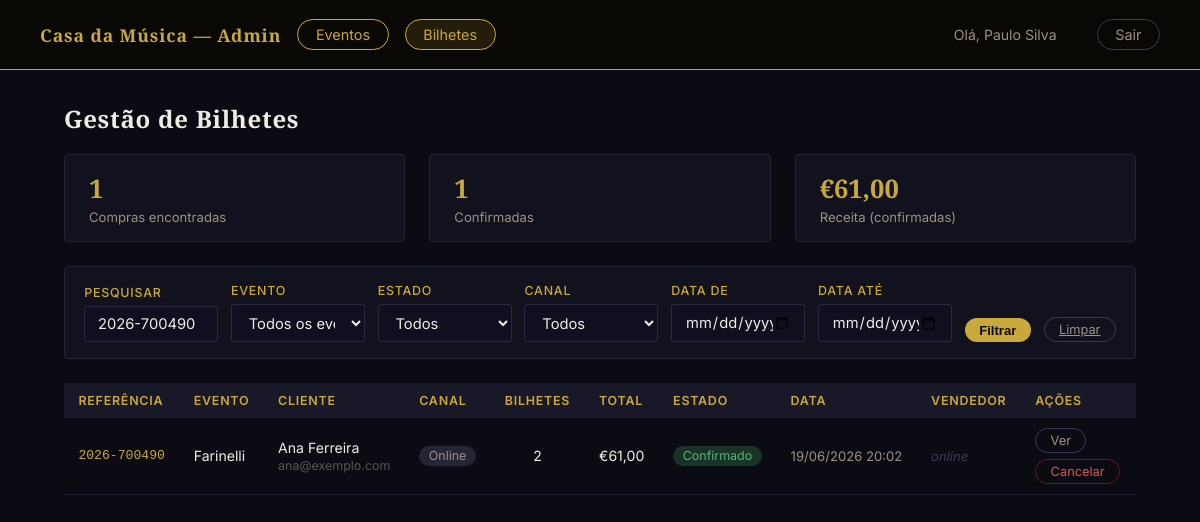
The page /bilhetes.php?pesquisa=2026-700490 (signed in) on the database its author committed.
### tables this page shows
CREATE TABLE compras (
            id                INTEGER PRIMARY KEY AUTOINCREMENT,
            referencia        TEXT    UNIQUE NOT NULL,
            evento_id         INTEGER NOT NULL,
            utilizador_id     INTEGER,
            nome_cliente      TEXT    NOT NULL,
            email_cliente     TEXT    NOT NULL,
            telefone_cliente  TEXT,
            nif_cliente       TEXT,
            canal             TEXT    NOT NULL DEFAULT 'online'
                                      CHECK(canal IN ('online','presencial')),
            vendedor_id       INTEGER,
            metodo_pagamento  TEXT    NOT NULL,
            total             REAL    NOT NULL,
            estado            TEXT    NOT NULL DEFAULT 'confirmado'
                                      CHECK(estado IN ('confirmado','cancelado')),
            data_compra       TEXT    NOT NULL DEFAULT (datetime('now')),
            FOREIGN KEY (evento_id)     REFERENCES eventos(id),
            FOREIGN KEY (utilizador_id) REFERENCES utilizadores(id),
            FOREIGN KEY (vendedor_id)   REFERENCES utilizadores(id)
        );

### scripts/sessao.php (called while the page is built, shortened)
<?php
function getUtilizador(): array {
    return [
        'id'     => $_SESSION['utilizador_id'] ?? null,
        'nome'   => $_SESSION['nome']           ?? '',
        'email'  => $_SESSION['email']          ?? '',
        'perfil' => $_SESSION['perfil']         ?? '',
    ];
}

### bilhetes.php (the view, shortened to what this page needs)
<?php
require_once 'scripts/sessao.php';
$u = getUtilizador();
$isAdmin = ($u['perfil'] === 'administrador');
$db      = getDB();
$pesquisa = trim($_GET['pesquisa']  ?? '');
$fDataDe  = trim($_GET['data_de']    ?? '');
$fDataAte = trim($_GET['data_ate']   ?? '');
$pagina   = max(1, (int)($_GET['pagina'] ?? 1));
$porPag   = 25;
$where  = 'WHERE 1=1';
$params = [];
if ($pesquisa !== '') {
    $where .= ' AND (c.referencia LIKE :pesq OR c.nome_cliente LIKE :pesq OR c.email_cliente LIKE :pesq)';
    $params[':pesq'] = '%' . $pesquisa . '%';
}
function bindAll(SQLite3Stmt $stmt, array $params): void {
    foreach ($params as $k => $v) {
        $type = is_int($v) ? SQLITE3_INTEGER : SQLITE3_TEXT;
        $stmt->bindValue($k, $v, $type);
    }
}
$stmtTotal = $db->prepare("SELECT COUNT(DISTINCT c.id) FROM compras c $where");
bindAll($stmtTotal, $params);
$total  = (int)$stmtTotal->execute()->fetchArray()[0];
$totPag = max(1, (int)ceil($total / $porPag));
$pagina = min($pagina, $totPag);
$offset = ($pagina - 1) * $porPag;
$sqlC = "SELECT c.id, c.referencia, c.evento_id, e.nome AS evento_nome,
                c.nome_cliente, c.email_cliente, c.telefone_cliente, c.nif_cliente,
                c.canal, c.metodo_pagamento, c.total, c.estado,
                c.data_compra,
                COALESCE(SUM(ic.quantidade), 0) AS total_bilhetes,
                v.nome AS vendedor_nome
         FROM compras c
         JOIN eventos e   ON e.id = c.evento_id
         LEFT JOIN itens_compra ic ON ic.compra_id = c.id
         LEFT JOIN utilizadores v  ON v.id = c.vendedor_id
         $where
         GROUP BY c.id
         ORDER BY c.data_compra DESC
         LIMIT $porPag OFFSET $offset";
$stmtC = $db->prepare($sqlC);
bindAll($stmtC, $params);
$compras = [];
$resC = $stmtC->execute();
while ($row = $resC->fetchArray(SQLITE3_ASSOC)) {
    $compras[] = $row;
}
$totalConf    = 0;
$receitaConf  = 0.0;
if ($isAdmin) {
    $stmtSum = $db->prepare("SELECT COUNT(DISTINCT c.id), SUM(c.total) FROM compras c $where AND c.estado='confirmado'");
    bindAll($stmtSum, $params);
    $rowSum = $stmtSum->execute()->fetchArray();
    $totalConf   = (int)($rowSum[0] ?? 0);
    $receitaConf = (float)($rowSum[1] ?? 0);
}
?>
<!DOCTYPE html>
<html lang="pt">
<head>
  <link rel="stylesheet" href="styles/<?= $isAdmin ? 'admin' : 'vendedor' ?>.css" />
</head>
<body>
  <nav class="<?= $isAdmin ? 'nav-admin' : 'nav-vendor' ?>">
    <div class="nav-left">
      <a href="<?= $isAdmin ? 'admin/index.php' : 'vendedor.php' ?>" class="nav-brand">
        Casa da Música<?= $isAdmin ? ' — Admin' : '' ?>
      </a>
      <?php if ($isAdmin): ?>
        <a href="admin/eventos.php" class="btn-pill">Eventos</a>
      <?php else: ?>
        <a href="vendedor.php" class="btn-pill">Área Vendedor</a>
      <?php endif; ?>
      <a href="bilhetes.php" class="btn-pill" style="background:#c9a83c22;">Bilhetes</a>
    </div>
    <div class="nav-right">
      <span style="font-size:.88rem; color:#9e9080; margin-right:1rem;">
        Olá, <?= htmlspecialchars($u['nome']) ?>
      </span>
      <a href="scripts/logout.php" class="btn-pill btn-pill-light">Sair</a>
    </div>
  </nav>
  <main class="page">
    <h1 class="page-title">Gestão de Bilhetes</h1>
    <?php if ($isAdmin): ?>
    <div class="summary-row">
      <div class="summary-card">
        <div class="summary-val"><?= $total ?></div>
        <div class="summary-lbl">Compras encontradas</div>
      </div>
      <div class="summary-card">
        <div class="summary-val"><?= $totalConf ?></div>
        <div class="summary-lbl">Confirmadas</div>
      </div>
      <div class="summary-card">
        <div class="summary-val">€<?= number_format($receitaConf, 2, ',', '.') ?></div>
        <div class="summary-lbl">Receita (confirmadas)</div>
      </div>
    </div>
    <?php endif; ?>
    <form method="GET" action="bilhetes.php" class="filter-bar">
      <div class="form-group">
        <label>Pesquisar</label>
        <input type="text" name="pesquisa" placeholder="Referência ou cliente…"
               value="<?= htmlspecialchars($pesquisa) ?>" />
      </div>
      <div class="form-group">
        <label>Evento</label>
        <select name="evento_id">
          <option value="0">Todos os eventos</option>
        </select>
      </div>
      <div class="form-group">
        <label>Estado</label>
        <select name="estado">
          <option value="">Todos</option>
        </select>
      </div>
      <?php if ($isAdmin): ?>
      <div class="form-group">
        <label>Canal</label>
        <select name="canal">
          <option value="">Todos</option>
        </select>
      </div>
      <?php endif; ?>
      <div class="form-group">
        <label>Data de</label>
        <input type="date" name="data_de" value="<?= htmlspecialchars($fDataDe) ?>" />
      </div>
      <div class="form-group">
        <label>Data até</label>
        <input type="date" name="data_ate" value="<?= htmlspecialchars($fDataAte) ?>" />
      </div>
      <button type="submit" class="btn btn-sm" style="margin-bottom:0;">Filtrar</button>
      <a href="bilhetes.php" class="btn-ghost" style="margin-bottom:0;">Limpar</a>
    </form>
    <?php if (empty($compras)): ?>
      <p class="text-sm" style="margin-top:1rem;">Nenhuma compra encontrada.</p>
    <?php else: ?>
    <div class="table-wrap">
      <table>
        <thead>
          <tr>
            <th>Referência</th>
            <th>Evento</th>
            <th>Cliente</th>
            <?php if ($isAdmin): ?><th>Canal</th><?php endif; ?>
            <th>Bilhetes</th>
            <th>Total</th>
            <th>Estado</th>
            <th>Data</th>
            <?php if ($isAdmin): ?><th>Vendedor</th><?php endif; ?>
            <th>Ações</th>
          </tr>
        </thead>
        <tbody>
          <?php foreach ($compras as $c): ?>
          <?php $cid = (int)$c['id']; ?>
          <tr>
            <td style="font-family:monospace; font-size:.82rem; white-space:nowrap; color:#c9a83c;">
              <?= htmlspecialchars($c['referencia']) ?>
            </td>
            <td><?= htmlspecialchars($c['evento_nome']) ?></td>
            <td>
              <span style="color:#f0ece4;"><?= htmlspecialchars($c['nome_cliente']) ?></span><br>
              <span style="color:#5a5550; font-size:.78rem;"><?= htmlspecialchars($c['email_cliente']) ?></span>
            </td>
            <?php if ($isAdmin): ?>
            <td>
              <span class="badge <?= $c['canal'] === 'presencial' ? 'badge-gold' : '' ?>">
                <?= $c['canal'] === 'presencial' ? 'Presencial' : 'Online' ?>
              </span>
            </td>
            <?php endif; ?>
            <td style="text-align:center;"><?= (int)$c['total_bilhetes'] ?></td>
            <td style="white-space:nowrap;">€<?= number_format((float)$c['total'], 2, ',', '.') ?></td>
            <td>
              <?php if ($c['estado'] === 'confirmado'): ?>
                <span class="badge badge-green">Confirmado</span>
              <?php else: ?>
                <span class="badge-red">Cancelado</span>
              <?php endif; ?>
            </td>
            <td style="white-space:nowrap; font-size:.82rem; color:#9e9080;">
              <?= htmlspecialchars(date('d/m/Y H:i', strtotime($c['data_compra']))) ?>
            </td>
            <?php if ($isAdmin): ?>
            <td style="font-size:.82rem; color:#9e9080;">
              <?= $c['vendedor_nome'] !== null ? htmlspecialchars($c['vendedor_nome']) : '<em style="color:#3a3a55;">online</em>' ?>
            </td>
            <?php endif; ?>
            <td>
              <div class="col-actions">
                <button type="button" class="btn-ghost"
                  onclick="abrirDetalhes(<?= $cid ?>)">Ver</button>
                <?php if ($c['estado'] === 'confirmado'): ?>
                  <button type="button" class="btn-danger-sm"
                    onclick="pedirAcao(<?= $cid ?>, 'cancelado', <?= json_encode($c['referencia']) ?>)">
                    Cancelar
                  </button>
                <?php endif; ?>
              </div>
            </td>
          </tr>
          <?php endforeach; ?>
        </tbody>
      </table>
    </div>
    <?php endif; ?>
  </main>
</body>
</html>

### styles/admin.css (style rules this page uses)
*, *::before, *::after { box-sizing: border-box; margin: 0; padding: 0; }
body { font-family: 'Inter', system-ui, sans-serif; color: #f0ece4; background: #0b0b14; }
nav { display: flex; align-items: center; justify-content: space-between; background: #08080f; border-bottom: 1px solid #252535; padding: 0 2.5rem; height: 70px; position: sticky; top: 0; z-index: 10; }
.nav-left { display: flex; align-items: center; gap: 1rem; }
.nav-right { display: flex; align-items: center; gap: 1.5rem; }
.nav-brand { font-family: 'Cinzel', Georgia, serif; font-weight: 600; font-size: 1.1rem; color: #c9a83c; text-decoration: none; letter-spacing: 0.05em; }
.nav-admin { background: #0a0805; border-bottom-color: #c9a83c; }
.nav-admin .nav-brand { color: #c9a83c; }
.btn-pill { background: transparent; color: #c9a83c; border: 1px solid #c9a83c; border-radius: 999px; padding: 0.38rem 1.1rem; font-size: 0.9rem; cursor: pointer; text-decoration: none; display: inline-block; white-space: nowrap; transition: background 0.15s, color 0.15s; }
.btn-pill-light { border-color: #3a3a55; color: #9e9080; }
.page { padding: 2rem 4rem; max-width: 1200px; margin: 0 auto; }
.page-title { font-family: 'Cinzel', Georgia, serif; font-size: 1.5rem; font-weight: 600; margin-bottom: 1.2rem; color: #f0ece4; letter-spacing: 0.03em; }
.btn { background: #c9a83c; color: #0b0b14; border: none; border-radius: 999px; padding: 0.45rem 1.4rem; font-size: 0.92rem; font-weight: 600; cursor: pointer; text-decoration: none; display: inline-block; white-space: nowrap; transition: background 0.15s; }
.btn-sm { padding: 0.28rem 0.9rem; font-size: 0.82rem; }
.table-wrap { overflow-x: auto; }
table { width: 100%; border-collapse: collapse; }
th, td { padding: 0.6rem 0.9rem; text-align: left; border-bottom: 1px solid #1e1e30; font-size: 0.88rem; }
th { background: #181828; font-weight: 600; white-space: nowrap; color: #c9a83c; font-size: 0.78rem; text-transform: uppercase; letter-spacing: 0.06em; }
.col-actions { display: flex; gap: 0.4rem; flex-wrap: wrap; }
.form-group { display: flex; flex-direction: column; gap: 0.35rem; margin-bottom: 1rem; }
.form-group label { font-size: 0.78rem; font-weight: 500; color: #c9a83c; letter-spacing: 0.06em; text-transform: uppercase; }
input[type="text"], input[type="email"], input[type="password"], input[type="number"], input[type="date"], input[type="time"], select, textarea { border: 1px solid #2a2a40; padding: 0.5rem 0.8rem; font-size: 0.92rem; background: #0f0f20; color: #f0ece4; font-family: inherit; border-radius: 3px; outline: none; transition: border-color 0.15s; }
input::placeholder { color: #3a3a55; }
select option { background: #0f0f20; }
.badge { display: inline-block; padding: 0.18rem 0.6rem; border-radius: 999px; font-size: 0.78rem; background: #252535; color: #9e9080; }
.badge-green { background: #1a3327; color: #52b37a; }

### bilhetes.php (style rules this page uses)
.filter-bar { background:#12121f; border:1px solid #252535; border-radius:4px; padding:1rem 1.2rem; margin-bottom:1.5rem; display:flex; flex-wrap:wrap; gap:.8rem; align-items:flex-end; }
.filter-bar .form-group { margin-bottom:0; flex:1; min-width:130px; }
.filter-bar select, .filter-bar input { width:100%; }
.col-actions { display:flex; gap:.4rem; flex-wrap:wrap; }
.btn-ghost { background:transparent; border:1px solid #3a3a55; color:#9e9080; border-radius:999px; padding:.25rem .9rem; cursor:pointer; font-size:.8rem; font-family:inherit; transition:background .15s, color .15s; }
.btn-danger-sm { background:transparent; border:1px solid #5a2020; color:#e05252; border-radius:999px; padding:.25rem .9rem; cursor:pointer; font-size:.8rem; font-family:inherit; transition:background .15s; }
.summary-row { display:flex; gap:1.5rem; margin-bottom:1.5rem; }
.summary-card { background:#12121f; border:1px solid #252535; border-radius:4px; padding:1rem 1.5rem; flex:1; }
.summary-val { font-family:'Cinzel',Georgia,serif; font-size:1.6rem; font-weight:bold; color:#c9a83c; }
.summary-lbl { font-size:.82rem; color:#9e9080; margin-top:.2rem; }

### rows shown on the page
compras: referencia "2026-700490", evento_nome "Farinelli", nome_cliente "Ana Ferreira", email_cliente "ana@exemplo.com", canal "Online", total_bilhetes "2", total "61,00", estado "Confirmado", data_compra "19/06/2026 20:02"

### other values the page prints
$u['nome'] "Paulo Silva"
$total "1"
$totalConf "1"
$receitaConf "61,00"
